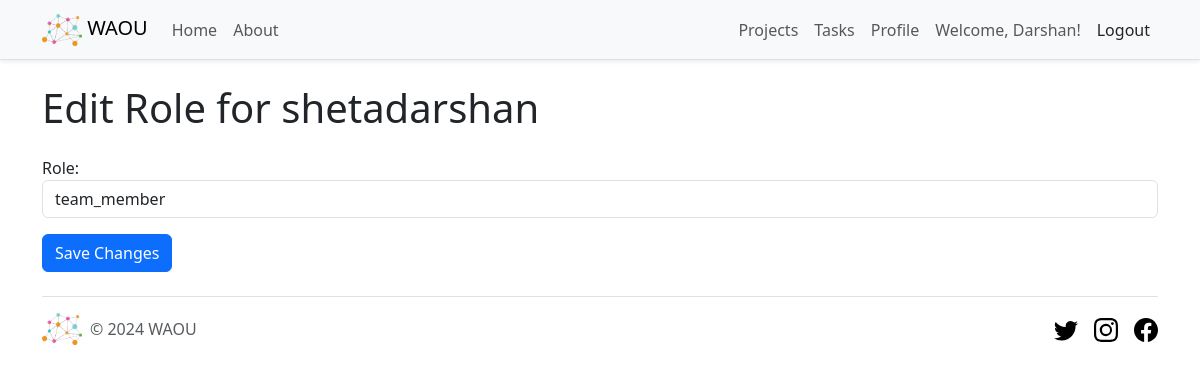
Before: /edit-user-role/2/ (signed in) with the older database file.
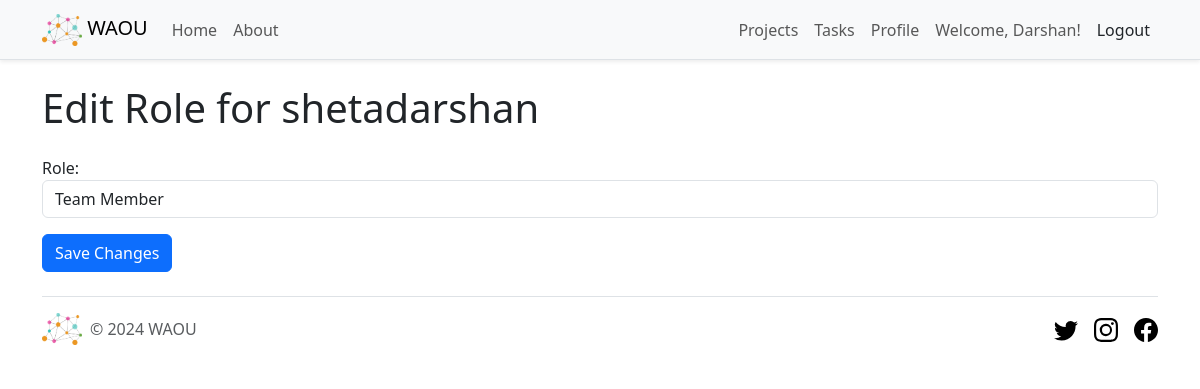
After: the same page with the newer database file.
### waou_core/models.py (models this page shows, shortened)
class UserProfile(AbstractUser):
    first_name = models.CharField(max_length=50)
    last_name = models.CharField(max_length=50)
    role = models.CharField(max_length=20, choices=Role.choices, default=Role.TEAM_MEMBER)

### waou_core/views.py (the view, shortened to what this page needs)
# urls.py: path('edit-user-role/<int:user_id>/', EditUserRoleView.as_view(), name='edit_user_role'),
class EditUserRoleView(LoginRequiredMixin, AdminRequiredMixin, TemplateView):
    template_name = 'waou_core/edit_user_role.html'
    def get_context_data(self, **kwargs):
        context = super().get_context_data(**kwargs)
        user_id = self.kwargs.get('user_id')
        user = get_object_or_404(UserProfile, id=user_id)
        roles = Group.objects.all()
        context['user'] = user
        context['roles'] = roles
        return context

### waou_core/views.py (called while the page is built)
    def test_func(self):
        return self.request.user.is_authenticated and self.request.user.role == 'admin'

### templates/waou_core/edit_user_role.html (shortened to what this page needs)
{% extends 'base.html' %}
{% load static %}
{% block content %}
<div class="container mt-4">
  <h1 class="mb-4">Edit Role for {{ user.username }}</h1>
  <form method="POST">
    <div class="form-group">
      <label for="role">Role:</label>
      <select name="role" id="role" class="form-control">
        {% for group in roles %}
          <option value="{{ group.name }}" {% if group.name == user.role %}selected{% endif %}>{{ group.name }}</option>
        {% endfor %}
      </select>
    </div>
    <button type="submit" class="btn btn-primary mt-3">Save Changes</button>
  </form>
</div>
{% endblock %}

### templates/partials/_header.html (shortened to what this page needs)
{% load static %}
<nav class="navbar navbar-expand-lg navbar-light bg-light border-bottom shadow-sm">
  <div class="container">
    <a class="navbar-brand" href="{% url 'home' %}">
      <img src="{% static 'img/waou.png' %}" width="40" height="32" alt="WAOU Logo" class="d-inline-block align-text-top">
      WAOU
    </a>
    <div class="collapse navbar-collapse" id="navbarNav">
      <ul class="navbar-nav me-auto">
        <li class="nav-item">
          <a class="nav-link{% if request.resolver_match.url_name == 'home' %} active{% endif %}" aria-current="page" href="{% url 'home' %}">Home</a>
        </li>
        <li class="nav-item">
          <a class="nav-link{% if request.resolver_match.url_name == 'about' %} active{% endif %}" href="{% url 'about' %}">About</a>
        </li>
      </ul>
      <ul class="navbar-nav ms-auto">
        {% if user.is_authenticated %}
        <li class="nav-item">
          <a class="nav-link{% if request.resolver_match.url_name == 'project_list' %} active{% endif %}" href="{% url 'project_list' %}">Projects</a>
        </li>
        <li class="nav-item">
          <a class="nav-link{% if request.resolver_match.url_name == 'task_list' %} active{% endif %}" href="{% url 'task_list' %}">Tasks</a>
        </li>
        <li class="nav-item">
          <a class="nav-link{% if request.resolver_match.url_name == 'profile' %} active{% endif %}" href="{% url 'profile' %}">Profile</a>
        </li>
        <li class="nav-item">
          <a class="nav-link">Welcome, {{ user.first_name }}!</a>
        </li>
        <li class="nav-item">
          <form method="POST" action="{% url 'logout' %}" class="d-inline">
            <button type="submit" class="btn btn-link nav-link" style="color: inherit; text-decoration: none;">Logout</button>
          </form>
        </li>
        {% endif %}
      </ul>
    </div>
  </div>
</nav>

Changed rows visible on the page:
changed UserProfile "shetadarshan": role "team_member" → (not shown)
Other visible differences:
form field role: (not shown) → "Team Member"
